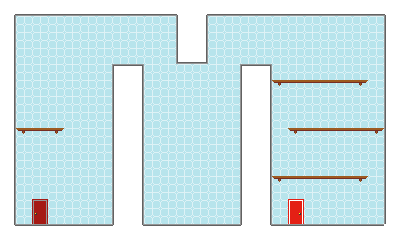

Rendered tile map (Tiled .tmx) drawn with the repository's tilesets; below, a short description and the map source with its tile grids summarised:
An orthogonal 25x15 tile map with 16x16 px tiles, 4 tile layers (background, collidables, furniture, decoratives) and 13 objects (8x saw, 3x cockroach, player, exit).

<map version="1.0" orientation="orthogonal" renderorder="right-down" width="25" height="15" tilewidth="16" tileheight="16" nextobjectid="77">
 <tileset firstgid="1" name="ld-32" tilewidth="16" tileheight="16">
  <image source="../images/ld-32.png" width="128" height="96" />
 </tileset>
 <layer name="background" width="25" height="15">
  <data>[375 cells, 375 non-empty, 1 distinct tile ids]</data>
 </layer>
 <layer name="collidables" width="25" height="15">
  <data>[375 cells, 143 non-empty, 6 distinct tile ids]</data>
 </layer>
 <layer name="furniture" width="25" height="15">
  <data>[375 cells, 4 non-empty, 4 distinct tile ids]</data>
 </layer>
 <layer name="decoratives" width="25" height="15">
  <data>[375 cells, 0 non-empty, 0 distinct tile ids]</data>
 </layer>
 <objectgroup color="#ff0010" name="objects">
  <object id="3" name="player" type="player" x="24" y="200" width="16" height="16" />
  <object id="7" name="exit" type="exit" x="288" y="196" width="16" height="28" />
  <object id="63" type="cockroach" x="272" y="52" width="18" height="29">
   <properties>
    <property name="endPatrol" value="348" />
    <property name="isImmune" value="true" />
    <property name="isStatic" value="false" />
    <property name="startPatrol" value="272" />
   </properties>
  </object>
  <object id="67" type="saw" x="16" y="144" width="16" height="16">
   <properties>
    <property name="loop" value="false" />
    <property name="xVelocity" value="0" />
    <property name="yVelocity" value="0" />
   </properties>
  </object>
  <object id="68" type="saw" x="32" y="144" width="16" height="16">
   <properties>
    <property name="loop" value="false" />
    <property name="xVelocity" value="0" />
    <property name="yVelocity" value="0" />
   </properties>
  </object>
  <object id="69" type="saw" x="48" y="144" width="16" height="16">
   <properties>
    <property name="loop" value="false" />
    <property name="xVelocity" value="0" />
    <property name="yVelocity" value="0" />
   </properties>
  </object>
  <object id="70" type="saw" x="64" y="144" width="16" height="16">
   <properties>
    <property name="loop" value="false" />
    <property name="xVelocity" value="0" />
    <property name="yVelocity" value="0" />
   </properties>
  </object>
  <object id="71" type="saw" x="80" y="64" width="16" height="16">
   <properties>
    <property name="loop" value="false" />
    <property name="xVelocity" value="0" />
    <property name="yVelocity" value="0" />
   </properties>
  </object>
  <object id="72" type="saw" x="64" y="64" width="16" height="16">
   <properties>
    <property name="loop" value="false" />
    <property name="xVelocity" value="0" />
    <property name="yVelocity" value="0" />
   </properties>
  </object>
  <object id="73" type="saw" x="96" y="64" width="16" height="16">
   <properties>
    <property name="loop" value="false" />
    <property name="xVelocity" value="0" />
    <property name="yVelocity" value="0" />
   </properties>
  </object>
  <object id="74" type="saw" x="48" y="64" width="16" height="16">
   <properties>
    <property name="loop" value="false" />
    <property name="xVelocity" value="0" />
    <property name="yVelocity" value="0" />
   </properties>
  </object>
  <object id="75" type="cockroach" x="365" y="100" width="18" height="29">
   <properties>
    <property name="endPatrol" value="348" />
    <property name="isImmune" value="true" />
    <property name="isStatic" value="false" />
    <property name="startPatrol" value="288" />
   </properties>
  </object>
  <object id="76" type="cockroach" x="348" y="148" width="18" height="29">
   <properties>
    <property name="endPatrol" value="348" />
    <property name="isImmune" value="true" />
    <property name="isStatic" value="false" />
    <property name="startPatrol" value="272" />
   </properties>
  </object>
 </objectgroup>
</map>
